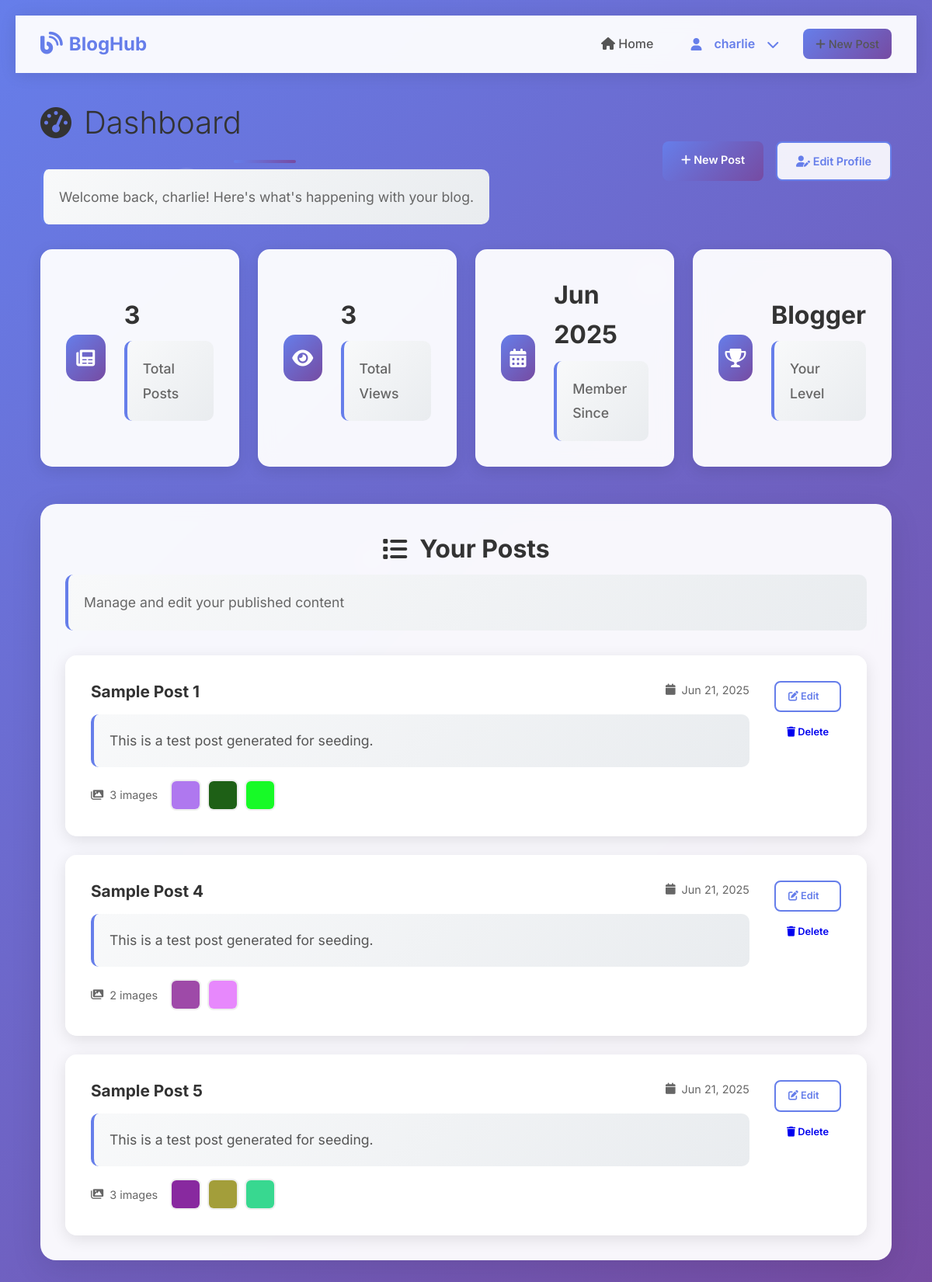
Page /dashboard/ (signed in) on the committed database.
### blog/models.py (models this page shows, shortened)
class Post(models.Model):
    title = models.CharField(max_length=100)
    content = models.TextField()
    created_at = models.DateTimeField(auto_now_add=True)
    author = models.ForeignKey(User, on_delete=models.CASCADE, null=True)

class PostImage(models.Model):
    post = models.ForeignKey(Post, related_name='images', on_delete=models.CASCADE)
    image = models.ImageField(upload_to='post_images/')
    caption = models.CharField(max_length=200, blank=True)
    uploaded_at = models.DateTimeField(auto_now_add=True)

### blog/views.py (the view)
# urls.py: path('dashboard/', views.dashboard, name='dashboard'),
@login_required
def dashboard(request):
    user_posts = Post.objects.filter(author=request.user)
    return render(request, 'blog/dashboard.html', {'user_posts': user_posts})

### blog/templates/blog/dashboard.html (shortened to what this page needs)
{% extends 'blog/base.html' %}
{% load static %}
{% block content %}
<div class="dashboard-header">
    <div class="welcome-section">
        <h1><i class="fas fa-tachometer-alt"></i> Dashboard</h1>
        <p>Welcome back, {{ user.username }}! Here's what's happening with your blog.</p>
    </div>
    <div class="quick-actions">
        <a href="{% url 'create_post' %}" class="btn btn-primary">
            <i class="fas fa-plus"></i> New Post
        </a>
        <a href="{% url 'edit_profile' %}" class="btn btn-secondary">
            <i class="fas fa-user-edit"></i> Edit Profile
        </a>
    </div>
</div>
<div class="stats-grid">
    <div class="stat-card">
        <div class="stat-icon">
            <i class="fas fa-newspaper"></i>
        </div>
        <div class="stat-content">
            <h3>{{ user_posts.count }}</h3>
            <p>Total Posts</p>
        </div>
    </div>
    <div class="stat-card">
        <div class="stat-icon">
            <i class="fas fa-eye"></i>
        </div>
        <div class="stat-content">
            <h3>{{ user_posts.count|add:"0" }}</h3>
            <p>Total Views</p>
        </div>
    </div>
    <div class="stat-card">
        <div class="stat-icon">
            <i class="fas fa-calendar-alt"></i>
        </div>
        <div class="stat-content">
            <h3>{{ user.date_joined|date:"M Y" }}</h3>
            <p>Member Since</p>
        </div>
    </div>
    <div class="stat-card">
        <div class="stat-icon">
            <i class="fas fa-trophy"></i>
        </div>
        <div class="stat-content">
            <h3>Blogger</h3>
            <p>Your Level</p>
        </div>
    </div>
</div>
<div class="container">
    <div class="section-header">
        <h2><i class="fas fa-list"></i> Your Posts</h2>
        <p>Manage and edit your published content</p>
    </div>
    {% if user_posts %}
        <div class="posts-management">
            {% for post in user_posts %}
                <div class="post-item">
                    <div class="post-info">
                        <div class="post-header">
                            <h3>{{ post.title }}</h3>
                            <span class="post-date">
                                <i class="fas fa-calendar"></i>
                                {{ post.created_at|date:"M d, Y" }}
                            </span>
                        </div>
                        <div class="post-preview">
                            <p>{{ post.content|truncatewords:20 }}</p>
                        </div>
                        {% if post.images.all %}
                            <div class="post-images-preview">
                                <span class="image-count">
                                    <i class="fas fa-images"></i>
                                    {{ post.images.count }} image{{ post.images.count|pluralize }}
                                </span>
                                <div class="image-thumbnails">
                                    {% for image in post.images.all|slice:":3" %}
                                        <img src="{{ image.image.url }}" alt="Post Image" loading="lazy">
                                    {% endfor %}
                                </div>
                            </div>
                        {% endif %}
                    </div>
                    <div class="post-actions">
                        <a href="{% url 'edit_post' post.id %}" class="btn btn-secondary btn-sm">
                            <i class="fas fa-edit"></i> Edit
                        </a>
                        <a href="{% url 'delete_post' post.id %}" class="btn btn-danger btn-sm">
                            <i class="fas fa-trash"></i> Delete
                        </a>
                    </div>
                </div>
            {% endfor %}
        </div>
    {% endif %}
</div>
{% endblock %}

### blog/templates/blog/base.html (shortened to what this page needs)
{% load static %}
<!DOCTYPE html>
<html lang="en">
<head>
    <link rel="stylesheet" href="{% static 'home.css' %}">
    <link rel="stylesheet" href="https://cdnjs.cloudflare.com/ajax/libs/font-awesome/6.0.0/css/all.min.css">
</head>
<body>
    <nav class="navbar">
        <div class="nav-container">
            <a href="{% url 'home' %}" class="nav-brand">
                <i class="fas fa-blog"></i>
                BlogHub
            </a>
            <div class="nav-links">
                <a href="{% url 'home' %}">
                    <i class="fas fa-home"></i> Home
                </a>
                {% if user.is_authenticated %}
                    <div class="user-dropdown">
                        <div class="user-info">
                            <i class="fas fa-user"></i>
                            {{ user.username }}
                            <i class="fas fa-chevron-down"></i>
                        </div>
                    </div>
                    <a href="{% url 'create_post' %}" class="btn btn-primary">
                        <i class="fas fa-plus"></i> New Post
                    </a>
                {% endif %}
            </div>
        </div>
    </nav>
    <div class="main-content">
        {% block content %}
        {% endblock %}
    </div>
</body>
</html>

### blog/static/home.css (style rules this page uses)
* { margin: 0; padding: 0; box-sizing: border-box; }
body { font-family: 'Georgia', 'Times New Roman', serif; line-height: 1.6; color: #333; background: linear-gradient(135deg, #667eea 0%, #764ba2 100%); min-height: 100vh; padding: 20px; }
.container { max-width: 100%; margin: 0 auto; background: rgba(214, 214, 214, 0.95); backdrop-filter: blur(10px); border-radius: 20px; box-shadow: 0 20px 40px rgba(0, 0, 0, 0.1); overflow: hidden; animation: fadeInUp 0.8s ease-out; padding: 40px; }
h1 { font-size: 3rem; font-weight: 300; color: #2c3e50; text-align: center; margin-bottom: 40px; position: relative; padding-bottom: 20px; }
h1::after { content: ''; position: absolute; bottom: 0; left: 50%; transform: translateX(-50%); width: 80px; height: 4px; background: linear-gradient(90deg, #667eea, #764ba2); border-radius: 2px; }
h2 { font-size: 2rem; color: #2c3e50; margin-bottom: 15px; margin-top: 30px; transition: color 0.3s ease; cursor: pointer; }
h2:first-of-type { margin-top: 0; }
p { font-size: 1.1rem; color: #555; line-height: 1.8; text-align: justify; margin-bottom: 20px; padding: 20px; background: linear-gradient(135deg, #f8f9fa 0%, #e9ecef 100%); border-radius: 10px; border-left: 4px solid #667eea; transition: all 0.3s ease; }
h2, p { opacity: 0; transform: translateY(20px); animation: slideInUp 0.6s ease forwards; }
h2:nth-of-type(1) { animation-delay: 0.1s; }
p:nth-of-type(1) { animation-delay: 0.2s; }
body::before { content: ''; position: fixed; top: 0; left: 0; width: 100%; height: 100%; animation: float 20s infinite linear; pointer-events: none; z-index: -1; }

### blog/templates/blog/base.html (style rules this page uses)
* { margin: 0; padding: 0; box-sizing: border-box; }
body { font-family: 'Inter', sans-serif; line-height: 1.6; color: #333; background: linear-gradient(135deg, #667eea 0%, #764ba2 100%); min-height: 100vh; }
.navbar { background: rgba(255, 255, 255, 0.95); backdrop-filter: blur(10px); padding: 1rem 2rem; box-shadow: 0 2px 20px rgba(0, 0, 0, 0.1); position: sticky; top: 0; z-index: 1000; }
.nav-container { max-width: 1200px; margin: 0 auto; display: flex; justify-content: space-between; align-items: center; }
.nav-brand { font-size: 1.5rem; font-weight: 700; color: #667eea; text-decoration: none; display: flex; align-items: center; gap: 0.5rem; }
.nav-brand i { font-size: 1.8rem; }
.nav-links { display: flex; gap: 2rem; align-items: center; }
.nav-links a { text-decoration: none; color: #555; font-weight: 500; transition: color 0.3s ease; padding: 0.5rem 1rem; border-radius: 8px; transition: all 0.3s ease; }
.user-info { display: flex; align-items: center; gap: 1rem; color: #667eea; font-weight: 600; }
.user-dropdown { position: relative; display: inline-block; }
.btn { padding: 0.75rem 1.5rem; border: none; border-radius: 8px; font-weight: 600; text-decoration: none; display: inline-block; transition: all 0.3s ease; cursor: pointer; font-size: 0.9rem; }
.btn-primary { background: linear-gradient(135deg, #667eea 0%, #764ba2 100%); color: white; }
.btn-secondary { background: rgba(255, 255, 255, 0.9); color: #667eea; border: 2px solid #667eea; }
.main-content { max-width: 1200px; margin: 2rem auto; padding: 0 2rem; }
.container { background: rgba(255, 255, 255, 0.95); backdrop-filter: blur(10px); border-radius: 20px; padding: 2rem; box-shadow: 0 10px 40px rgba(0, 0, 0, 0.1); margin-bottom: 2rem; }

### rows in the picture
Post: title "Sample Post 1", created_at "Jun 21, 2025", content "This is a test post generated for seeding.", images.count "3"
PostImage: image (picture)
PostImage: image (picture)
PostImage: image (picture)
Post: title "Sample Post 4", created_at "Jun 21, 2025", content "This is a test post generated for seeding.", images.count "2"
PostImage: image (picture)
PostImage: image (picture)
Post: title "Sample Post 5", created_at "Jun 21, 2025", content "This is a test post generated for seeding.", images.count "3"
PostImage: image (picture)
PostImage: image (picture)
PostImage: image (picture)

### other values in the picture
{{ user.username }} "charlie"
{{ user_posts.count }} "3"
{{ user_posts.count|add:"0" }} "3"
{{ user.date_joined|date:"M Y" }} "Jun 2025"
